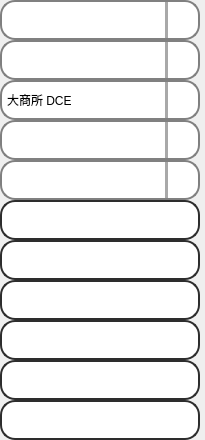
                <widget class="QFrame" name="upper_right_4">
                 <property name="sizePolicy">
                  <sizepolicy hsizetype="Minimum" vsizetype="Expanding">
                   <horstretch>0</horstretch>
                   <verstretch>0</verstretch>
                  </sizepolicy>
                 </property>
                 <property name="minimumSize">
                  <size>
                   <width>205</width>
                   <height>0</height>
                  </size>
                 </property>
                 <property name="maximumSize">
                  <size>
                   <width>205</width>
                   <height>1000</height>
                  </size>
                 </property>
                 <property name="styleSheet">
                  <string notr="true">border:none</string>
                 </property>
                 <property name="frameShape">
                  <enum>QFrame::StyledPanel</enum>
                 </property>
                 <property name="frameShadow">
                  <enum>QFrame::Raised</enum>
                 </property>
                 <layout class="QVBoxLayout" name="verticalLayout_55">
                  <property name="spacing">
                   <number>0</number>
                  </property>
                  <property name="leftMargin">
                   <number>0</number>
                  </property>
                  <property name="topMargin">
                   <number>0</number>
                  </property>
                  <property name="rightMargin">
                   <number>0</number>
                  </property>
                  <property name="bottomMargin">
                   <number>0</number>
                  </property>
                  <item>
                   <widget class="QComboBox" name="comboBox_select_tq_account">
                    <property name="minimumSize">
                     <size>
                      <width>200</width>
                      <height>40</height>
                     </size>
                    </property>
                    <property name="maximumSize">
                     <size>
                      <width>200</width>
                      <height>40</height>
                     </size>
                    </property>
                    <property name="styleSheet">
                     <string notr="true">/* 未下拉时，QComboBox的样式 */
QComboBox {
    border: 2px solid gray;   /* 边框 */
    border-radius: 15px;   /* 圆角 */
    padding: 1px 1px 1px 5px;   /* 字体填衬 */
    color: rgb(0, 0, 0);    
	font: 700 14pt &quot;等线&quot;;    
	background-color: rgb(255, 255, 255);
}

/* 下拉后，整个下拉窗体样式 */
QComboBox QAbstractItemView {
    border: 1px solid rgb(65, 51, 156);   /* 整个下拉窗体的边框 */
    color: rgb(200, 200, 200);
	border-radius: 0px;
    background-color: rgb(13, 9, 36);   /* 整个下拉窗体的背景色 */
}
QComboBox QAbstractItemView::item {
	border:none;
    height: 35px; 
}
QComboBox QAbstractItemView::item:hover{
	border: none;	
	color: rgb(255, 0, 0);
	background-color: rgb(65, 49, 188);

}
QComboBox QAbstractItemView::item:selected{
	border: none;
}
/* 下拉箭头样式 */
 QComboBox::down-arrow {
	image: url(:/icon/icons/双下拉箭头.svg);
	width: 20px; /* 下拉箭头的宽度（建议与下拉框drop-down的宽度一致） */ 
	background: rgb(255, 255, 255); /* 下拉箭头的的背景色 */ 
	padding: 0px 0px 0px 0px; /* 上内边距、右内边距、下内边距、左内边距 */
 } 

/* 下拉框样式 */
QComboBox::drop-down {
   /* subcontrol-origin: padding;   /* 子控件在父元素中的原点矩形。如果未指定此属性，则默认为padding。 */
   /* subcontrol-position: top right;   /* 下拉框的位置（右上） */
    width: 30px;   /* 下拉框的宽度 */

    border-left-width: 3px;   /* 下拉框的左边界线宽度 */
    border-left-color: darkgray;   /* 下拉框的左边界线颜色 */
    border-left-style: solid;   /* 下拉框的左边界线为实线 */
    border-top-right-radius: 10px;   /* 下拉框的右上边界线的圆角半径（应和整个QComboBox右上边界线的圆角半径一致） */
    border-bottom-right-radius: 10px;   /* 同上 */
}
QComboBox:hover {
	border: 3px solid rgb(255, 85, 0);
}





/*右边的滑动条*/
 QScrollBar:vertical {
	border: none;
    background: transparent;
    width: 8px;
    margin: 17px 0 17px 0;
	border-radius: 0px;
 }
 QScrollBar::handle:vertical {	
	background:rgba(249, 83, 255, 170);
    min-height: 30px;
	border-radius: 0px
 }
/*
滑块悬浮，按下*/
QScrollBar::handle:hover:vertical,QScrollBar::handle:pressed:vertical{
background:rgb(150, 0, 150);
}
 QScrollBar::add-line:vertical {
     border: none;
	background-color: transparent;
     height: 15px;
	border-bottom-left-radius: 0px;
    border-bottom-right-radius: 0px;
     subcontrol-position: bottom;
     subcontrol-origin: margin;
 }
 QScrollBar::sub-line:vertical {
	border: none;
	background-color: transparent;
     height: 15px;
	border-top-left-radius: 0px;
    border-top-right-radius: 0px;
     subcontrol-position: top;
     subcontrol-origin: margin;
 }
 QScrollBar::up-arrow:vertical, QScrollBar::down-arrow:vertical {
     background: transparent;
 }

 QScrollBar::add-page:vertical, QScrollBar::sub-page:vertical {
     background: transparent;
 }
QScrollBar::add-line:vertical:pressed, QScrollBar::sub-line:vertical:pressed
{	
	background-color: transparent;
}
</string>
                    </property>
                   </widget>
                  </item>
                  <item>
                   <widget class="QComboBox" name="comboBox_select_strategy">
                    <property name="minimumSize">
                     <size>
                      <width>200</width>
                      <height>40</height>
                     </size>
                    </property>
                    <property name="maximumSize">
                     <size>
                      <width>200</width>
                      <height>40</height>
                     </size>
                    </property>
                    <property name="styleSheet">
                     <string notr="true">/* 未下拉时，QComboBox的样式 */
QComboBox {
    border: 2px solid gray;   /* 边框 */
    border-radius: 15px;   /* 圆角 */
    padding: 1px 1px 1px 5px;   /* 字体填衬 */
    color: rgb(0, 0, 0);    
	font: 700 14pt &quot;等线&quot;;    
	background-color: rgb(255, 255, 255);
}

/* 下拉后，整个下拉窗体样式 */
QComboBox QAbstractItemView {
    border: 1px solid rgb(65, 51, 156);   /* 整个下拉窗体的边框 */
    color: rgb(200, 200, 200);
	border-radius: 0px;
    background-color: rgb(13, 9, 36);   /* 整个下拉窗体的背景色 */
}
QComboBox QAbstractItemView::item {
	border:none;
    height: 35px; 
}
QComboBox QAbstractItemView::item:hover{
	border: none;	
	color: rgb(255, 0, 0);
	background-color: rgb(65, 49, 188);

}
QComboBox QAbstractItemView::item:selected{
	border: none;
}
/* 下拉箭头样式 */
 QComboBox::down-arrow {
	image: url(:/icon/icons/双下拉箭头.svg);
	width: 20px; /* 下拉箭头的宽度（建议与下拉框drop-down的宽度一致） */ 
	background: rgb(255, 255, 255); /* 下拉箭头的的背景色 */ 
	padding: 0px 0px 0px 0px; /* 上内边距、右内边距、下内边距、左内边距 */
 } 

/* 下拉框样式 */
QComboBox::drop-down {
   /* subcontrol-origin: padding;   /* 子控件在父元素中的原点矩形。如果未指定此属性，则默认为padding。 */
   /* subcontrol-position: top right;   /* 下拉框的位置（右上） */
    width: 30px;   /* 下拉框的宽度 */

    border-left-width: 3px;   /* 下拉框的左边界线宽度 */
    border-left-color: darkgray;   /* 下拉框的左边界线颜色 */
    border-left-style: solid;   /* 下拉框的左边界线为实线 */
    border-top-right-radius: 10px;   /* 下拉框的右上边界线的圆角半径（应和整个QComboBox右上边界线的圆角半径一致） */
    border-bottom-right-radius: 10px;   /* 同上 */
}
QComboBox:hover {
	border: 3px solid rgb(255, 85, 0);
}





/*右边的滑动条*/
 QScrollBar:vertical {
	border: none;
    background: transparent;
    width: 8px;
    margin: 17px 0 17px 0;
	border-radius: 0px;
 }
 QScrollBar::handle:vertical {	
	background:rgba(249, 83, 255, 170);
    min-height: 30px;
	border-radius: 0px
 }
/*
滑块悬浮，按下*/
QScrollBar::handle:hover:vertical,QScrollBar::handle:pressed:vertical{
background:rgb(150, 0, 150);
}
 QScrollBar::add-line:vertical {
     border: none;
	background-color: transparent;
     height: 15px;
	border-bottom-left-radius: 0px;
    border-bottom-right-radius: 0px;
     subcontrol-position: bottom;
     subcontrol-origin: margin;
 }
 QScrollBar::sub-line:vertical {
	border: none;
	background-color: transparent;
     height: 15px;
	border-top-left-radius: 0px;
    border-top-right-radius: 0px;
     subcontrol-position: top;
     subcontrol-origin: margin;
 }
 QScrollBar::up-arrow:vertical, QScrollBar::down-arrow:vertical {
     background: transparent;
 }

 QScrollBar::add-page:vertical, QScrollBar::sub-page:vertical {
     background: transparent;
 }
QScrollBar::add-line:vertical:pressed, QScrollBar::sub-line:vertical:pressed
{	
	background-color: transparent;
}
</string>
                    </property>
                   </widget>
                  </item>
                  <item>
                   <widget class="QComboBox" name="comboBox_exchange">
                    <property name="minimumSize">
                     <size>
                      <width>200</width>
                      <height>40</height>
                     </size>
                    </property>
                    <property name="maximumSize">
                     <size>
                      <width>200</width>
                      <height>40</height>
                     </size>
                    </property>
                    <property name="styleSheet">
                     <string notr="true">/* 未下拉时，QComboBox的样式 */
QComboBox {
    border: 2px solid gray;   /* 边框 */
    border-radius: 15px;   /* 圆角 */
    padding: 1px 1px 1px 5px;   /* 字体填衬 */
    color: rgb(0, 0, 0);    
	font: 700 14pt &quot;等线&quot;;    
	background-color: rgb(255, 255, 255);
}

/* 下拉后，整个下拉窗体样式 */
QComboBox QAbstractItemView {
    border: 1px solid rgb(65, 51, 156);   /* 整个下拉窗体的边框 */
    color: rgb(200, 200, 200);
	border-radius: 0px;
    background-color: rgb(13, 9, 36);   /* 整个下拉窗体的背景色 */
}
QComboBox QAbstractItemView::item {
	border:none;
    height: 35px; 
}
QComboBox QAbstractItemView::item:hover{
	border: none;	
	color: rgb(255, 0, 0);
	background-color: rgb(65, 49, 188);

}
QComboBox QAbstractItemView::item:selected{
	border: none;
}
/* 下拉箭头样式 */
 QComboBox::down-arrow {
	image: url(:/icon/icons/双下拉箭头.svg);
	width: 20px; /* 下拉箭头的宽度（建议与下拉框drop-down的宽度一致） */ 
	background: rgb(255, 255, 255); /* 下拉箭头的的背景色 */ 
	padding: 0px 0px 0px 0px; /* 上内边距、右内边距、下内边距、左内边距 */
 } 

/* 下拉框样式 */
QComboBox::drop-down {
   /* subcontrol-origin: padding;   /* 子控件在父元素中的原点矩形。如果未指定此属性，则默认为padding。 */
   /* subcontrol-position: top right;   /* 下拉框的位置（右上） */
    width: 30px;   /* 下拉框的宽度 */

    border-left-width: 3px;   /* 下拉框的左边界线宽度 */
    border-left-color: darkgray;   /* 下拉框的左边界线颜色 */
    border-left-style: solid;   /* 下拉框的左边界线为实线 */
    border-top-right-radius: 10px;   /* 下拉框的右上边界线的圆角半径（应和整个QComboBox右上边界线的圆角半径一致） */
    border-bottom-right-radius: 10px;   /* 同上 */
}
QComboBox:hover {
	border: 3px solid rgb(255, 85, 0);
}





/*右边的滑动条*/
 QScrollBar:vertical {
	border: none;
    background: transparent;
    width: 8px;
    margin: 17px 0 17px 0;
	border-radius: 0px;
 }
 QScrollBar::handle:vertical {	
	background:rgba(249, 83, 255, 170);
    min-height: 30px;
	border-radius: 0px
 }
/*
滑块悬浮，按下*/
QScrollBar::handle:hover:vertical,QScrollBar::handle:pressed:vertical{
background:rgb(150, 0, 150);
}
 QScrollBar::add-line:vertical {
     border: none;
	background-color: transparent;
     height: 15px;
	border-bottom-left-radius: 0px;
    border-bottom-right-radius: 0px;
     subcontrol-position: bottom;
     subcontrol-origin: margin;
 }
 QScrollBar::sub-line:vertical {
	border: none;
	background-color: transparent;
     height: 15px;
	border-top-left-radius: 0px;
    border-top-right-radius: 0px;
     subcontrol-position: top;
     subcontrol-origin: margin;
 }
 QScrollBar::up-arrow:vertical, QScrollBar::down-arrow:vertical {
     background: transparent;
 }

 QScrollBar::add-page:vertical, QScrollBar::sub-page:vertical {
     background: transparent;
 }
QScrollBar::add-line:vertical:pressed, QScrollBar::sub-line:vertical:pressed
{	
	background-color: transparent;
}
</string>
                    </property>
                    <property name="frame">
                     <bool>true</bool>
                    </property>
                    <property name="modelColumn">
                     <number>0</number>
                    </property>
                    <item>
                     <property name="text">
                      <string>大商所 DCE</string>
                     </property>
                    </item>
                    <item>
                     <property name="text">
                      <string>上期所 SHFE</string>
                     </property>
                    </item>
                    <item>
                     <property name="text">
                      <string>郑商所 CZCE</string>
                     </property>
                    </item>
                    <item>
                     <property name="text">
                      <string>能源交易所 INE</string>
                     </property>
                    </item>
                    <item>
                     <property name="text">
                      <string>中金所 CFFEX</string>
                     </property>
                    </item>
                   </widget>
                  </item>
                  <item>
                   <widget class="QComboBox" name="comboBox_contract_type">
                    <property name="minimumSize">
                     <size>
                      <width>200</width>
                      <height>40</height>
                     </size>
                    </property>
                    <property name="maximumSize">
                     <size>
                      <width>200</width>
                      <height>40</height>
                     </size>
                    </property>
                    <property name="styleSheet">
                     <string notr="true">/* 未下拉时，QComboBox的样式 */
QComboBox {
    border: 2px solid gray;   /* 边框 */
    border-radius: 15px;   /* 圆角 */
    padding: 1px 1px 1px 5px;   /* 字体填衬 */
    color: rgb(0, 0, 0);    
	font: 700 14pt &quot;等线&quot;;    
	background-color: rgb(255, 255, 255);
}

/* 下拉后，整个下拉窗体样式 */
QComboBox QAbstractItemView {
    border: 1px solid rgb(65, 51, 156);   /* 整个下拉窗体的边框 */
    color: rgb(200, 200, 200);
	border-radius: 0px;
    background-color: rgb(13, 9, 36);   /* 整个下拉窗体的背景色 */
}
QComboBox QAbstractItemView::item {
	border:none;
    height: 35px; 
}
QComboBox QAbstractItemView::item:hover{
	border: none;	
	color: rgb(255, 0, 0);
	background-color: rgb(65, 49, 188);

}
QComboBox QAbstractItemView::item:selected{
	border: none;
}
/* 下拉箭头样式 */
 QComboBox::down-arrow {
	image: url(:/icon/icons/双下拉箭头.svg);
	width: 20px; /* 下拉箭头的宽度（建议与下拉框drop-down的宽度一致） */ 
	background: rgb(255, 255, 255); /* 下拉箭头的的背景色 */ 
	padding: 0px 0px 0px 0px; /* 上内边距、右内边距、下内边距、左内边距 */
 } 

/* 下拉框样式 */
QComboBox::drop-down {
   /* subcontrol-origin: padding;   /* 子控件在父元素中的原点矩形。如果未指定此属性，则默认为padding。 */
   /* subcontrol-position: top right;   /* 下拉框的位置（右上） */
    width: 30px;   /* 下拉框的宽度 */

    border-left-width: 3px;   /* 下拉框的左边界线宽度 */
    border-left-color: darkgray;   /* 下拉框的左边界线颜色 */
    border-left-style: solid;   /* 下拉框的左边界线为实线 */
    border-top-right-radius: 10px;   /* 下拉框的右上边界线的圆角半径（应和整个QComboBox右上边界线的圆角半径一致） */
    border-bottom-right-radius: 10px;   /* 同上 */
}
QComboBox:hover {
	border: 3px solid rgb(255, 85, 0);
}





/*右边的滑动条*/
 QScrollBar:vertical {
	border: none;
    background: transparent;
    width: 8px;
    margin: 17px 0 17px 0;
	border-radius: 0px;
 }
 QScrollBar::handle:vertical {	
	background:rgba(249, 83, 255, 170);
    min-height: 30px;
	border-radius: 0px
 }
/*
滑块悬浮，按下*/
QScrollBar::handle:hover:vertical,QScrollBar::handle:pressed:vertical{
background:rgb(150, 0, 150);
}
 QScrollBar::add-line:vertical {
     border: none;
	background-color: transparent;
     height: 15px;
	border-bottom-left-radius: 0px;
    border-bottom-right-radius: 0px;
     subcontrol-position: bottom;
     subcontrol-origin: margin;
 }
 QScrollBar::sub-line:vertical {
	border: none;
	background-color: transparent;
     height: 15px;
	border-top-left-radius: 0px;
    border-top-right-radius: 0px;
     subcontrol-position: top;
     subcontrol-origin: margin;
 }
 QScrollBar::up-arrow:vertical, QScrollBar::down-arrow:vertical {
     background: transparent;
 }

 QScrollBar::add-page:vertical, QScrollBar::sub-page:vertical {
     background: transparent;
 }
QScrollBar::add-line:vertical:pressed, QScrollBar::sub-line:vertical:pressed
{	
	background-color: transparent;
}
</string>
                    </property>
                    <property name="currentIndex">
                     <number>-1</number>
                    </property>
                    <item>
                     <property name="text">
                      <string>主力合约 Main</string>
                     </property>
                    </item>
                    <item>
                     <property name="text">
                      <string>所有合约 Future</string>
                     </property>
                    </item>
                    <item>
                     <property name="text">
                      <string>主力连续 Cont</string>
                     </property>
                    </item>
                    <item>
                     <property name="text">
                      <string>合约指数 Index</string>
                     </property>
                    </item>
                    <item>
                     <property name="text">
                      <string>期权合约 Option</string>
                     </property>
                    </item>
                   </widget>
                  </item>
                  <item>
                   <widget class="QComboBox" name="comboBox_symbol">
                    <property name="minimumSize">
                     <size>
                      <width>200</width>
                      <height>40</height>
                     </size>
                    </property>
                    <property name="maximumSize">
                     <size>
                      <width>200</width>
                      <height>40</height>
                     </size>
                    </property>
                    <property name="styleSheet">
                     <string notr="true">/* 未下拉时，QComboBox的样式 */
QComboBox {
    border: 2px solid gray;   /* 边框 */
    border-radius: 15px;   /* 圆角 */
    padding: 1px 1px 1px 5px;   /* 字体填衬 */
    color: rgb(0, 0, 0);    
	font: 700 14pt &quot;等线&quot;;    
	background-color: rgb(255, 255, 255);
}

/* 下拉后，整个下拉窗体样式 */
QComboBox QAbstractItemView {
    border: 1px solid rgb(65, 51, 156);   /* 整个下拉窗体的边框 */
    color: rgb(200, 200, 200);
	border-radius: 0px;
    background-color: rgb(13, 9, 36);   /* 整个下拉窗体的背景色 */
}
QComboBox QAbstractItemView::item {
	border:none;
    height: 35px; 
}
QComboBox QAbstractItemView::item:hover{
	border: none;	
	color: rgb(255, 0, 0);
	background-color: rgb(65, 49, 188);

}
QComboBox QAbstractItemView::item:selected{
	border: none;
}
/* 下拉箭头样式 */
 QComboBox::down-arrow {
	image: url(:/icon/icons/双下拉箭头.svg);
	width: 20px; /* 下拉箭头的宽度（建议与下拉框drop-down的宽度一致） */ 
	background: rgb(255, 255, 255); /* 下拉箭头的的背景色 */ 
	padding: 0px 0px 0px 0px; /* 上内边距、右内边距、下内边距、左内边距 */
 } 

/* 下拉框样式 */
QComboBox::drop-down {
   /* subcontrol-origin: padding;   /* 子控件在父元素中的原点矩形。如果未指定此属性，则默认为padding。 */
   /* subcontrol-position: top right;   /* 下拉框的位置（右上） */
    width: 30px;   /* 下拉框的宽度 */

    border-left-width: 3px;   /* 下拉框的左边界线宽度 */
    border-left-color: darkgray;   /* 下拉框的左边界线颜色 */
    border-left-style: solid;   /* 下拉框的左边界线为实线 */
    border-top-right-radius: 10px;   /* 下拉框的右上边界线的圆角半径（应和整个QComboBox右上边界线的圆角半径一致） */
    border-bottom-right-radius: 10px;   /* 同上 */
}
QComboBox:hover {
	border: 3px solid rgb(255, 85, 0);
}





/*右边的滑动条*/
 QScrollBar:vertical {
	border: none;
    background: transparent;
    width: 8px;
    margin: 17px 0 17px 0;
	border-radius: 0px;
 }
 QScrollBar::handle:vertical {	
	background:rgba(249, 83, 255, 170);
    min-height: 30px;
	border-radius: 0px
 }
/*
滑块悬浮，按下*/
QScrollBar::handle:hover:vertical,QScrollBar::handle:pressed:vertical{
background:rgb(150, 0, 150);
}
 QScrollBar::add-line:vertical {
     border: none;
	background-color: transparent;
     height: 15px;
	border-bottom-left-radius: 0px;
    border-bottom-right-radius: 0px;
     subcontrol-position: bottom;
     subcontrol-origin: margin;
 }
 QScrollBar::sub-line:vertical {
	border: none;
	background-color: transparent;
     height: 15px;
	border-top-left-radius: 0px;
    border-top-right-radius: 0px;
     subcontrol-position: top;
     subcontrol-origin: margin;
 }
 QScrollBar::up-arrow:vertical, QScrollBar::down-arrow:vertical {
     background: transparent;
 }

 QScrollBar::add-page:vertical, QScrollBar::sub-page:vertical {
     background: transparent;
 }
QScrollBar::add-line:vertical:pressed, QScrollBar::sub-line:vertical:pressed
{	
	background-color: transparent;
}
</string>
                    </property>
                    <property name="editable">
                     <bool>true</bool>
                    </property>
                    <property name="maxVisibleItems">
                     <number>20</number>
                    </property>
                   </widget>
                  </item>
                  <item>
                   <widget class="QLineEdit" name="symbol_period">
                    <property name="minimumSize">
                     <size>
                      <width>200</width>
                      <height>40</height>
                     </size>
                    </property>
                    <property name="maximumSize">
                     <size>
                      <width>200</width>
                      <height>40</height>
                     </size>
                    </property>
                    <property name="styleSheet">
                     <string notr="true">QLineEdit {
	border: 2px solid rgb(45, 45, 45);
	border-radius: 15px;
	padding: 5px;
	background-color: rgb(255, 255, 255);	
	color: rgb(0, 0, 0);
	font: 700 18pt &quot;等线&quot;;
}
QLineEdit:hover {
	border: 3px solid rgb(255, 85, 0);
}
QLineEdit:focus {
	border: 3px solid rgb(255, 85, 0);
	color: rgb(255, 0, 0);
}
QLineEdit:disabled{
	color: rgb(0, 0, 0);
	border-color: rgb(166, 166, 166);
    background-color: rgb(186, 186, 186);
}</string>
                    </property>
                   </widget>
                  </item>
                  <item>
                   <widget class="QLineEdit" name="initial_capital">
                    <property name="minimumSize">
                     <size>
                      <width>200</width>
                      <height>40</height>
                     </size>
                    </property>
                    <property name="maximumSize">
                     <size>
                      <width>200</width>
                      <height>40</height>
                     </size>
                    </property>
                    <property name="styleSheet">
                     <string notr="true">QLineEdit {
	border: 2px solid rgb(45, 45, 45);
	border-radius: 15px;
	padding: 5px;
	background-color: rgb(255, 255, 255);	
	color: rgb(0, 0, 0);
	font: 700 18pt &quot;等线&quot;;
}
QLineEdit:hover {
	border: 3px solid rgb(255, 85, 0);
}
QLineEdit:focus {
	border: 3px solid rgb(255, 85, 0);
	color: rgb(255, 0, 0);
}
QLineEdit:disabled{
	color: rgb(0, 0, 0);
	border-color: rgb(166, 166, 166);
    background-color: rgb(186, 186, 186);
}</string>
                    </property>
                   </widget>
                  </item>
                  <item>
                   <widget class="QLineEdit" name="web_port">
                    <property name="minimumSize">
                     <size>
                      <width>200</width>
                      <height>40</height>
                     </size>
                    </property>
                    <property name="maximumSize">
                     <size>
                      <width>200</width>
                      <height>40</height>
                     </size>
                    </property>
                    <property name="styleSheet">
                     <string notr="true">QLineEdit {
	border: 2px solid rgb(45, 45, 45);
	border-radius: 15px;
	padding: 5px;
	background-color: rgb(255, 255, 255);	
	color: rgb(0, 0, 0);
	font: 700 18pt &quot;等线&quot;;
}
QLineEdit:hover {
	border: 3px solid rgb(255, 85, 0);
}
QLineEdit:focus {
	border: 3px solid rgb(255, 85, 0);
	color: rgb(255, 0, 0);
}
QLineEdit:disabled{
	color: rgb(0, 0, 0);
	border-color: rgb(166, 166, 166);
    background-color: rgb(186, 186, 186);
}</string>
                    </property>
                   </widget>
                  </item>
                  <item>
                   <widget class="QLineEdit" name="orientation">
                    <property name="minimumSize">
                     <size>
                      <width>200</width>
                      <height>40</height>
                     </size>
                    </property>
                    <property name="maximumSize">
                     <size>
                      <width>200</width>
                      <height>40</height>
                     </size>
                    </property>
                    <property name="styleSheet">
                     <string notr="true">QLineEdit {
	border: 2px solid rgb(45, 45, 45);
	border-radius: 15px;
	padding: 5px;
	background-color: rgb(255, 255, 255);	
	color: rgb(0, 0, 0);
	font: 700 18pt &quot;等线&quot;;
}
QLineEdit:hover {
	border: 3px solid rgb(255, 85, 0);
}
QLineEdit:focus {
	border: 3px solid rgb(255, 85, 0);
	color: rgb(255, 0, 0);
}
QLineEdit:disabled{
	color: rgb(0, 0, 0);
	border-color: rgb(166, 166, 166);
    background-color: rgb(186, 186, 186);
}</string>
                    </property>
                   </widget>
                  </item>
                  <item>
                   <widget class="QLineEdit" name="contract_multiples">
                    <property name="minimumSize">
                     <size>
                      <width>200</width>
                      <height>40</height>
                     </size>
                    </property>
                    <property name="maximumSize">
                     <size>
                      <width>200</width>
                      <height>40</height>
                     </size>
                    </property>
                    <property name="styleSheet">
                     <string notr="true">QLineEdit {
	border: 2px solid rgb(45, 45, 45);
	border-radius: 15px;
	padding: 5px;
	background-color: rgb(255, 255, 255);	
	color: rgb(0, 0, 0);
	font: 700 18pt &quot;等线&quot;;
}
QLineEdit:hover {
	border: 3px solid rgb(255, 85, 0);
}
QLineEdit:focus {
	border: 3px solid rgb(255, 85, 0);
	color: rgb(255, 0, 0);
}
QLineEdit:disabled{
	color: rgb(0, 0, 0);
	border-color: rgb(166, 166, 166);
    background-color: rgb(186, 186, 186);
}</string>
                    </property>
                   </widget>
                  </item>
                  <item>
                   <widget class="QLineEdit" name="margin_rate">
                    <property name="minimumSize">
                     <size>
                      <width>200</width>
                      <height>40</height>
                     </size>
                    </property>
                    <property name="maximumSize">
                     <size>
                      <width>200</width>
                      <height>40</height>
                     </size>
                    </property>
                    <property name="styleSheet">
                     <string notr="true">QLineEdit {
	border: 2px solid rgb(45, 45, 45);
	border-radius: 15px;
	padding: 5px;
	background-color: rgb(255, 255, 255);	
	color: rgb(0, 0, 0);
	font: 700 18pt &quot;等线&quot;;
}
QLineEdit:hover {
	border: 3px solid rgb(255, 85, 0);
}
QLineEdit:focus {
	border: 3px solid rgb(255, 85, 0);
	color: rgb(255, 0, 0);
}
QLineEdit:disabled{
	color: rgb(0, 0, 0);
	border-color: rgb(166, 166, 166);
    background-color: rgb(186, 186, 186);
}</string>
                    </property>
                   </widget>
                  </item>
                 </layout>
                </widget>
